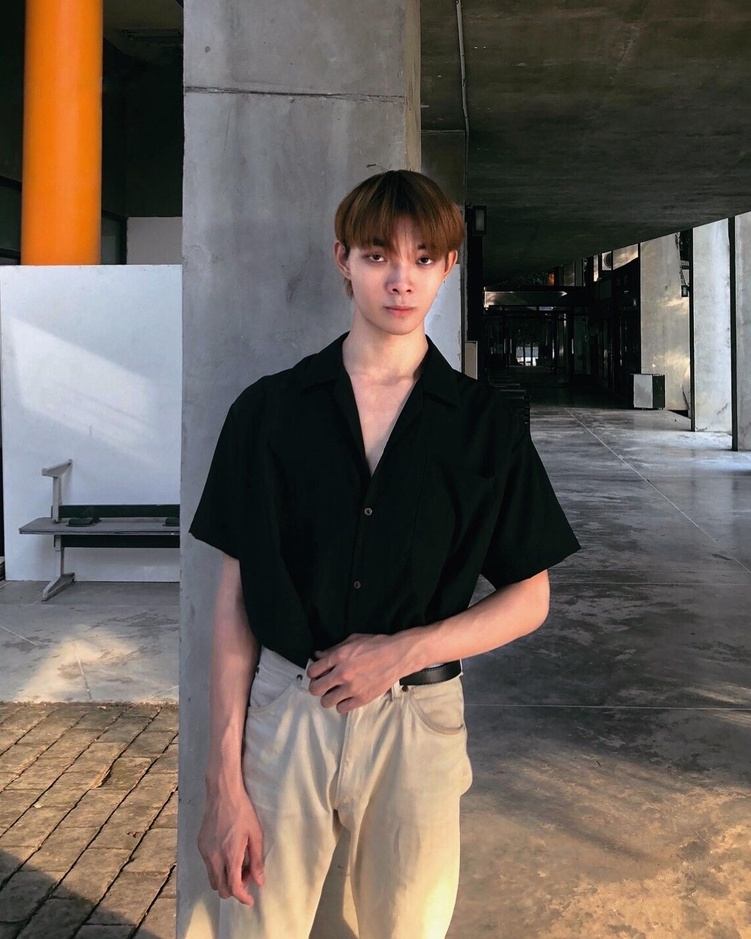
#> input picture SamplingQunatization/me.JPG, 751 x 939 px, shrunk from 1440 x 1800 before the run, found by its file name
$ jupyter execute Untitled.ipynb
#> lines starting #> are read from the running program, lines starting #| are printed output that depends on the picture
# Sampling : spatial pos

$$
f(x,y)
$$
x, y = position (spatial intervals)

[cell 1]
import numpy as np
import matplotlib.pyplot as plt

[cell 2]
from skimage.io import imshow, imread

[cell 3]
def circle_image(x, y):
    X, Y = np.meshgrid(x, y)
    return X**2 + Y**2

[cell 4]
factors = 2 ** np.arange(1, 6)
factors

[cell 5]
fig, ax = plt.subplots(1, len(factors),
                      figsize=(15, 4))
for i, N in enumerate(factors):
    image = circle_image(
        np.linspace(-1, 1, N),
        np.linspace(-1, 1, N)
    )
    ax[i].imshow(image, cmap='gray')
    ax[i].set_title("$N = {}$".format(N))
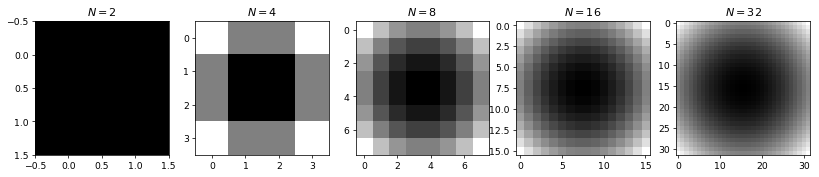
#> figure drawn by matplotlib, 5 panels

[cell 6]
from skimage.transform import downscale_local_mean

me = imread('me.jpg')
#> me is the input picture: shape (939, 751, 3); mean R, G, B 105.4, 95.4, 88.3
factors = 3 ** np.arange(1, 5)

fig, axis = plt.subplots(1, len(factors),
                      figsize=(20, 6))
for factor, ax in zip(factors, axis):
    image = downscale_local_mean(
        me,
        factors=(factor, factor, 1)
    ).astype(int)
    ax.imshow(image)
    ax.set_title("$N = {}$".format(image.shape[0]))
#> this loop made 4 passes
#> pass 1, `image = downscale_local_mean( me, factors=(factor, factor, 1) ).astype..`:
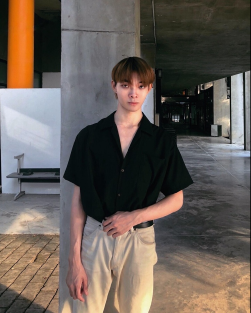
#> image: shape (313, 251, 3) int64; mean R, G, B 104.7, 94.7, 87.6
#> pass 2, `image = downscale_local_mean( me, factors=(factor, factor, 1) ).astype..`:
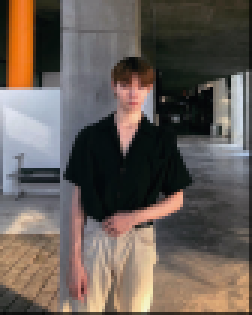
#> image: shape (105, 84, 3) int64 (shown 3 times larger); mean R, G, B 103.5, 93.6, 86.7
#> pass 3, `image = downscale_local_mean( me, factors=(factor, factor, 1) ).astype..`:
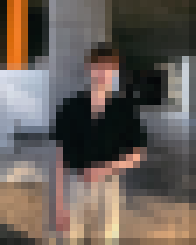
#> image: shape (35, 28, 3) int64 (shown 7 times larger); mean R, G, B 103.5, 93.6, 86.7
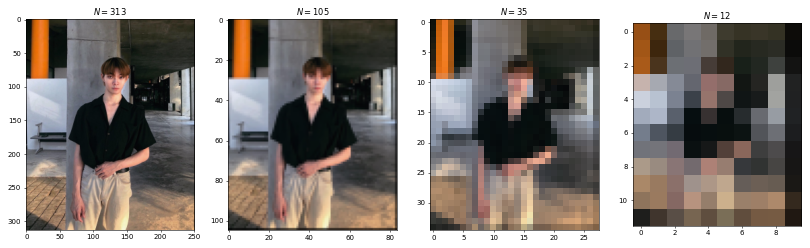
#> figure drawn by matplotlib, 4 panels
